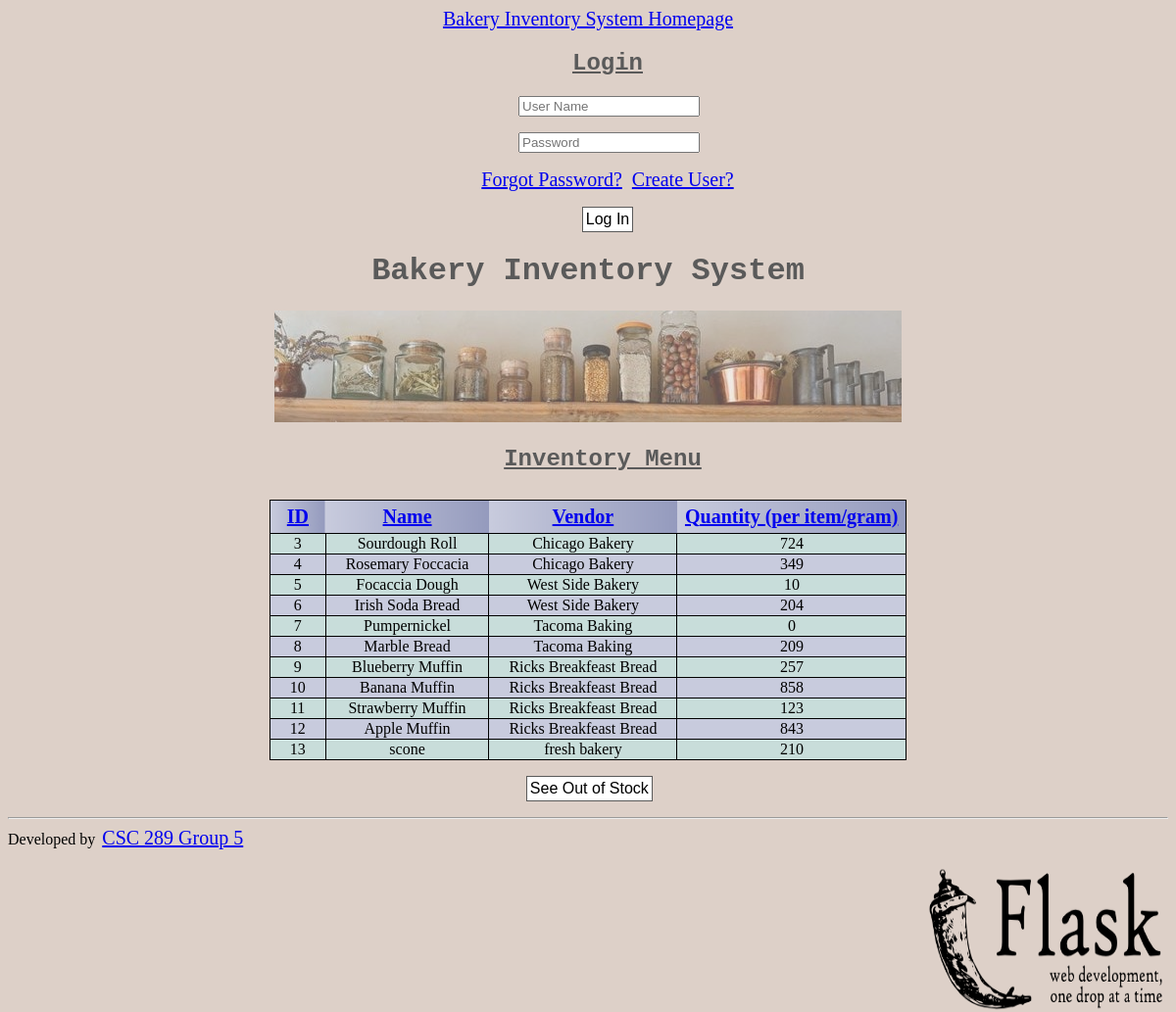
Page /inventory on the committed database.
### tables this page shows
CREATE TABLE product (
    id INTEGER PRIMARY KEY AUTOINCREMENT,
    name VARCHAR2,
    vendor VARCHAR2,
    quantity INTEGER
);

### main.py (the view, shortened to what this page needs)
@app.route("/inventory", methods=["GET", "POST"])
def inventory():
    if 'inventory' not in g:
        g.inventory = list_inventory()
    return render_template("inventory.html")

### database.py (called while the page is built)
def list_inventory():
    conn = sqlite3.connect("database/inventory.db")
    c = conn.cursor()
    c.execute("SELECT * FROM product;")
    result = [n for n in c.fetchall()]
    conn.close()
    return result

### templates/inventory.html (shortened to what this page needs)
{% extends "layout.html" %}
{% block page_title %}Bakery Inventory System{% endblock %}
{% block body %}
    <link rel="stylesheet" type="text/css" href="Group5CSS.css">
<h2>Inventory Menu</h2>
<table style="margin:auto;text-align:center;">
    <tr style="table-layout:auto;white-space:nowrap;margin:100px;" >
        <th><a href="/inventory_sort0">ID</a></th>
        <th><a href="/inventory_sort1">Name</a></th>
        <th><a href="/inventory_sort2">Vendor</a></th>
        <th><a href="/inventory_sort3">Quantity (per item/gram)</a></th>
    </tr>
    {% for row in g.inventory: %}
    <tr>
        {% for item in row %}
            <td style=""> {{ item }} </td>
        {% endfor %}
    </tr>
    {% endfor %}
</table>
<button id="showOver" style="opacity:100%;background-color:white;margin-left: 100px;" onclick="open_overlay()">See Out of Stock</button>
{% endblock %}

### templates/layout.html (shortened to what this page needs)
<!DOCTYPE html>
<html lang="eng">
<link rel="stylesheet" href="{{ url_for('static', filename='css/Group5CSS.css') }}">
<nav class="navbar navbar-inverse">
    <div class="container-fluid" style="margin:auto; text-align:center; max-width: 500px;">
        <div class="navbar-header" style="margin:auto; text-align:center; max-width: 500px;">
            <a class="navbar-brand" href="/" style="text-align:center; max-width: 500px;">Bakery Inventory System
                Homepage</a>
        </div>
        <div class="collapse navbar-collapse" id="myNavbar"
             style="margin:auto; text-align:center; max-width: 500px;">
            <ul class="nav navbar-nav navbar-right" style="margin:auto; text-align:center; max-width: 500px;">
                {% if session.get("current_user", None) == None %}
                <form action="/login" method="post" class="navbar-form navbar-right">
                    <h1 style="text-decoration: underline;">Login</h1>
                    <div class="form-group">
                        <label for="user"></label><input type="text" name="id" id="user" placeholder="User Name"
                                                         class="form-control" required>
                    </div>
                    <div class="form-group">
                        <label for="pass"></label><input type="password" name="pw" id="pass"
                                                         placeholder="Password" class="form-control">
                    </div>
                    <a href="{{ url_for('password_reset') }}">Forgot Password?</a>
                    <a href="{{ url_for('add_user') }}">Create User?</a>
                    <button type="submit" class="btn btn-success">Log In</button>
                </form>
                {% endif %}
            </ul>
        </div>
    </div>
</nav>
<div class="under-h1-container" style="margin:auto; text-align:center;">
    <h1>{% block page_title %}{% endblock %}</h1>
    <img alt="Shelf underneath the heading" src="{{ url_for('static', filename='css/shelfing.jpg') }}"
         style="position: relative;opacity:60%"></img>
    <p>{% block body %}{% endblock %}</p>
</div>
<div class='container'>
    <hr>
    Developed by <a title="Github Link" href='https://github.com/Hunterbeachum/bakery-inventory'>CSC 289 Group
    5 </a>
    <a href="https://flask.palletsprojects.com/en/2.2.x/">
        <img src="{{ url_for('static', filename='css/flask-powered.png') }}" alt="Flask Powered" width="250"
             height="150" style="border:0;display:inline-flex;float:right;" title="Flask powered">
    </a>
</div>
</html>

### static/css/Group5CSS.css (style rules this page uses)
h1 { color: #5A5A5A; font-weight: bolder; font-family: courier, serif; }
h2 { text-decoration: underline; padding-left: 30px; color: #5A5A5A; font-weight: bold; font-family: courier, serif; }
input { margin-left: 3px; justify-content: space-evenly; }
button { font-size: 16px; border: 1px solid #5A5A5A; background-color: #FFFFFF; padding: 3px; }
a { font-size: 20px; padding: 3px; }
table { border-collapse: collapse; border-right: 1px solid black; border-left: 1px solid black; }
table td { border-right: 1px solid black; border-left: 1px solid black; padding-left: 20px; padding-right: 20px; }
table tr { border-top: 1px solid black; text-align: center; padding-left:5px; padding-right:5px; }
table th { padding: 5px; background-image: linear-gradient(to right, #C8CBDD, #949ABD) }
tr:last-child { border-bottom: 1px solid black; }
tr:nth-child(even) { background-color: #C8DDDA; }
tr:nth-child(odd) { background-color: #C8CBDD; }

### rows in the picture
product: row "3", name "Sourdough Roll", vendor "Chicago Bakery", quantity "724"
product: row "4", name "Rosemary Foccacia", vendor "Chicago Bakery", quantity "349"
product: row "5" "10", name "Focaccia Dough", vendor "West Side Bakery"
product: row "6" "204", name "Irish Soda Bread", vendor "West Side Bakery"
product: row "7" "0", name "Pumpernickel", vendor "Tacoma Baking"
product: row "8" "209", name "Marble Bread", vendor "Tacoma Baking"
product: row "9", name "Blueberry Muffin", vendor "Ricks Breakfeast Bread", quantity "257"
product: row "10", name "Banana Muffin", vendor "Ricks Breakfeast Bread", quantity "858"
product: row "11" "123", name "Strawberry Muffin", vendor "Ricks Breakfeast Bread"
product: row "12", name "Apple Muffin", vendor "Ricks Breakfeast Bread", quantity "843"
product: row "13" "210", name "scone", vendor "fresh bakery"
